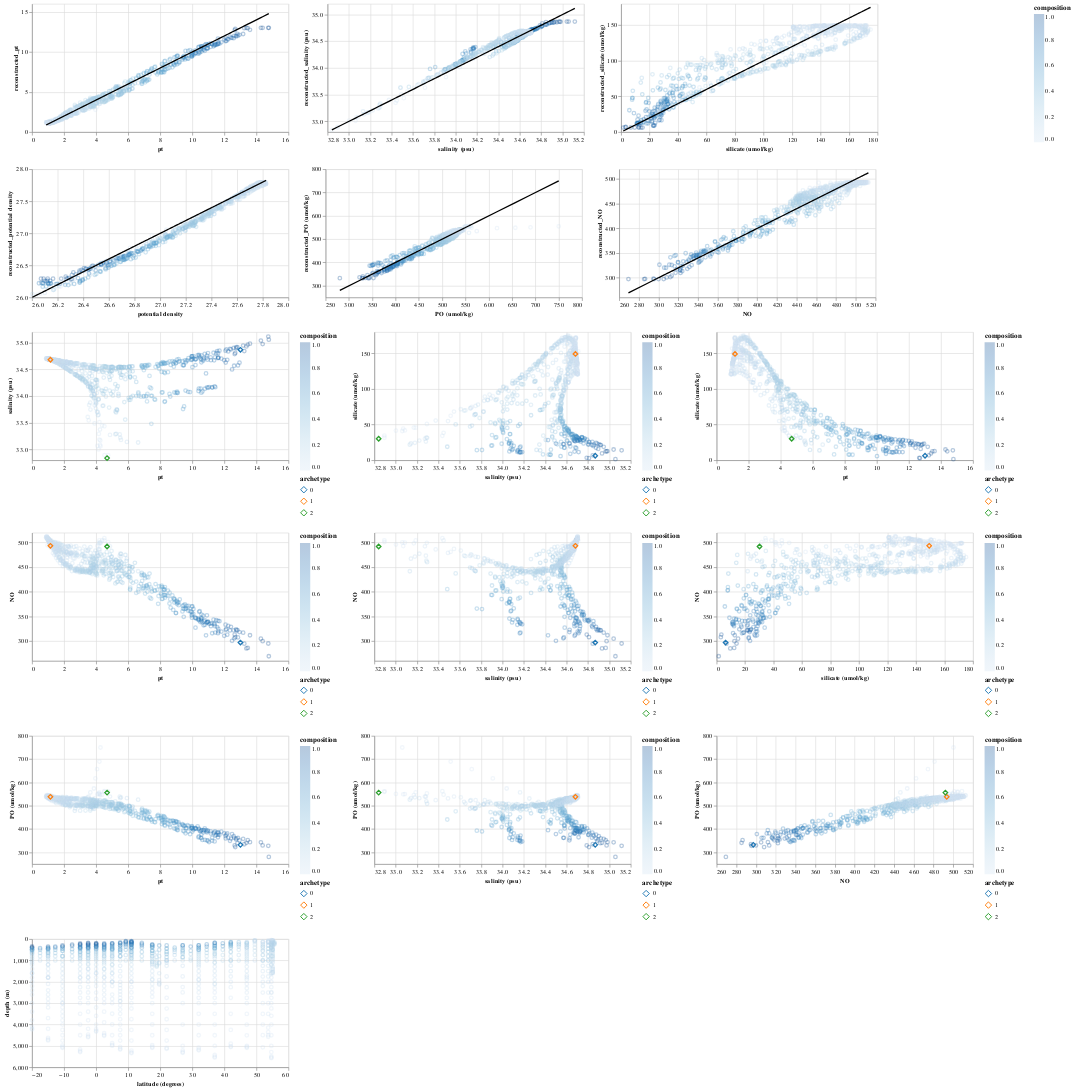

The notebook cell saved with this chart:
### Markdown cell above
View altair interactive visualizations

### Code cell
import altair as alt

OBS_DF = archetype_composition_df #data frame for observations
ARCHETYPES_DF = archetypes_df #data frame for archetypes
CHART_WIDTH=400
CHART_HEIGHT=200
FONTSIZE=10


#convenience functions to turn off default altair behaviour of including
# zero in the axis even if no points are at 0
def nozero_xaxis(field_name):
  return alt.X(field_name, scale=alt.Scale(zero=False))

def nozero_yaxis(field_name, domain=None):
  if (domain is None):
    return alt.Y(field_name, scale=alt.Scale(zero=False))
  else:
    return alt.Y(field_name, scale=alt.Scale(zero=False, domain=domain))

interval_selection = alt.selection_interval()
archetypes_dropdown = alt.binding_select(options=[getarchetypename(i) for i in range(NUM_ENDMEMBERS)])
archetype_select = alt.selection_single(
    fields=['archetype'], bind=archetypes_dropdown, name="Archetype", init={'archetype':getarchetypename(0)})

composed_selection = interval_selection & archetype_select

#define the color property that will be shared for the scatterplots/legend
color = alt.condition(interval_selection, 'composition', alt.value('lightgray'))
#color = alt.condition(COMPOSED_SELECTION, 'squared_errors', alt.value('lightgray'))

tooltip_columns = (
    ['latitude (degrees)', 'longitude (degrees)', 'depth (m)']
   +[getarchetypename(i) for i in range(NUM_ENDMEMBERS)]
   +[prefix+x for x in COLUMNS_TO_COMPARE for prefix in ['', 'reconstructed_']])

#base chart for displaying the observed points

obs_basechart = alt.Chart(OBS_DF).mark_point(opacity=0.3).encode(
  color=color,
  tooltip=tooltip_columns
).properties(width=CHART_WIDTH,
             height=CHART_HEIGHT
).add_selection(interval_selection).add_selection(archetype_select).transform_filter(archetype_select)

#base chart for displaying the archetypes
archetype_basechart = alt.Chart(ARCHETYPES_DF).mark_point(opacity=1, shape='diamond', size=50).encode(
    color=alt.Color("archetype", scale=alt.Scale(scheme="category10")) ).properties(
        width=CHART_WIDTH, height=CHART_HEIGHT)

def create_scatter_obsonly(xaxis, yaxis):
  diagonal_df = pandas.DataFrame({xaxis: OBS_DF[xaxis], yaxis: OBS_DF[xaxis]})
  return (obs_basechart.encode(nozero_xaxis(xaxis), nozero_yaxis(yaxis))
          + alt.Chart(diagonal_df).mark_line().encode(x=xaxis, y=yaxis, color=alt.value('black') )
          )

def create_scatter(xaxis, yaxis):
  return obs_basechart.encode(nozero_xaxis(xaxis), nozero_yaxis(yaxis)) + archetype_basechart.encode(nozero_xaxis(xaxis), nozero_yaxis(yaxis))
  #return archetype_basechart.encode(nozero_xaxis(xaxis), nozero_yaxis(yaxis))


#compose the whole layout
alt.vconcat(

(create_scatter_obsonly('pt', 'reconstructed_pt')
| create_scatter_obsonly('salinity (psu)', 'reconstructed_salinity (psu)')
| create_scatter_obsonly('silicate (umol/kg)', 'reconstructed_silicate (umol/kg)')),

(create_scatter_obsonly('potential density', 'reconstructed_potential density')
| create_scatter_obsonly('PO (umol/kg)', 'reconstructed_PO (umol/kg)')
| create_scatter_obsonly('NO', 'reconstructed_NO')),

(create_scatter('pt','salinity (psu)')
| create_scatter('salinity (psu)', 'silicate (umol/kg)')
| create_scatter('pt','silicate (umol/kg)')),

(create_scatter('pt','NO')
| create_scatter('salinity (psu)', 'NO')
| create_scatter('silicate (umol/kg)','NO')),
 
(create_scatter('pt','PO (umol/kg)')
| create_scatter('salinity (psu)', 'PO (umol/kg)')
| create_scatter('NO', 'PO (umol/kg)')),

(obs_basechart.encode(nozero_xaxis('latitude (degrees)'),
             nozero_yaxis('depth (m)', domain=(6000, 0))))

).configure_axis(labelFontSize=FONTSIZE,
                 titleFontSize=FONTSIZE)#.properties(padding=0, spacing=0)
# the padding/spacing doesn't propagate to subcharts propertly

### Figure 1 — Vega-Lite specification as saved in the notebook (floating-point values rounded to 4 significant figures; data arrays with more than 128 entries replaced by an {"elided": "..."} marker saying what was removed)
{"config": {"view": {"continuousWidth": 400, "continuousHeight": 300}, "axis": {"labelFontSize": 10, "titleFontSize": 10}}, "vconcat": [{"hconcat": [{"layer": [{"data": {"name": "data-bd5f646c1d8e5a536b82acfd8597ee26"}, "mark": {"type": "point", "opacity": 0.3}, "encoding": {"color": {"condition": {"type": "quantitative", "field": "composition", "selection": "selector001"}, "value": "lightgray"}, "tooltip": [{"type": "quantitative", "field": "latitude (degrees)"}, {"type": "quantitative", "field": "longitude (degrees)"}, {"type": "quantitative", "field": "depth (m)"}, {"type": "quantitative", "field": "0"}, {"type": "quantitative", "field": "1"}, {"type": "quantitative", "field": "2"}, {"type": "quantitative", "field": "pt"}, {"type": "quantitative", "field": "reconstructed_pt"}, {"type": "quantitative", "field": "salinity (psu)"}, {"type": "quantitative", "field": "reconstructed_salinity (psu)"}, {"type": "quantitative", "field": "silicate (umol/kg)"}, {"type": "quantitative", "field": "reconstructed_silicate (umol/kg)"}, {"type": "quantitative", "field": "potential density"}, {"type": "quantitative", "field": "reconstructed_potential density"}, {"type": "quantitative", "field": "PO (umol/kg)"}, {"type": "quantitative", "field": "reconstructed_PO (umol/kg)"}, {"type": "quantitative", "field": "NO"}, {"type": "quantitative", "field": "reconstructed_NO"}], "x": {"type": "quantitative", "field": "pt", "scale": {"zero": false}}, "y": {"type": "quantitative", "field": "reconstructed_pt", "scale": {"zero": false}}}, "height": 200, "selection": {"selector001": {"type": "interval"}, "Archetype": {"type": "single", "fields": ["archetype"], "bind": {"input": "select", "options": ["0", "1", "2"]}, "init": {"archetype": "0"}}}, "transform": [{"filter": {"selection": "Archetype"}}], "width": 400}, {"data": {"name": "data-7d87a7d7a2aa47c2719a16041e0f2aea"}, "mark": "line", "encoding": {"color": {"value": "black"}, "x": {"type": "quantitative", "field": "pt"}, "y": {"type": "quantitative", "field": "reconstructed_pt"}}}]}, {"layer": [{"data": {"name": "data-bd5f646c1d8e5a536b82acfd8597ee26"}, "mark": {"type": "point", "opacity": 0.3}, "encoding": {"color": {"condition": {"type": "quantitative", "field": "composition", "selection": "selector001"}, "value": "lightgray"}, "tooltip": [{"type": "quantitative", "field": "latitude (degrees)"}, {"type": "quantitative", "field": "longitude (degrees)"}, {"type": "quantitative", "field": "depth (m)"}, {"type": "quantitative", "field": "0"}, {"type": "quantitative", "field": "1"}, {"type": "quantitative", "field": "2"}, {"type": "quantitative", "field": "pt"}, {"type": "quantitative", "field": "reconstructed_pt"}, {"type": "quantitative", "field": "salinity (psu)"}, {"type": "quantitative", "field": "reconstructed_salinity (psu)"}, {"type": "quantitative", "field": "silicate (umol/kg)"}, {"type": "quantitative", "field": "reconstructed_silicate (umol/kg)"}, {"type": "quantitative", "field": "potential density"}, {"type": "quantitative", "field": "reconstructed_potential density"}, {"type": "quantitative", "field": "PO (umol/kg)"}, {"type": "quantitative", "field": "reconstructed_PO (umol/kg)"}, {"type": "quantitative", "field": "NO"}, {"type": "quantitative", "field": "reconstructed_NO"}], "x": {"type": "quantitative", "field": "salinity (psu)", "scale": {"zero": false}}, "y": {"type": "quantitative", "field": "reconstructed_salinity (psu)", "scale": {"zero": false}}}, "height": 200, "selection": {"selector001": {"type": "interval"}, "Archetype": {"type": "single", "fields": ["archetype"], "bind": {"input": "select", "options": ["0", "1", "2"]}, "init": {"archetype": "0"}}}, "transform": [{"filter": {"selection": "Archetype"}}], "width": 400}, {"data": {"name": "data-9c109aa3e29bc89d83da4fa13eda0b25"}, "mark": "line", "encoding": {"color": {"value": "black"}, "x": {"type": "quantitative", "field": "salinity (psu)"}, "y": {"type": "quantitative", "field": "reconstructed_salinity (psu)"}}}]}, {"layer": [{"data": {"name": "data-bd5f646c1d8e5a536b82acfd8597ee26"}, "mark": {"type": "point", "opacity": 0.3}, "encoding": {"color": {"condition": {"type": "quantitative", "field": "composition", "selection": "selector001"}, "value": "lightgray"}, "tooltip": [{"type": "quantitative", "field": "latitude (degrees)"}, {"type": "quantitative", "field": "longitude (degrees)"}, {"type": "quantitative", "field": "depth (m)"}, {"type": "quantitative", "field": "0"}, {"type": "quantitative", "field": "1"}, {"type": "quantitative", "field": "2"}, {"type": "quantitative", "field": "pt"}, {"type": "quantitative", "field": "reconstructed_pt"}, {"type": "quantitative", "field": "salinity (psu)"}, {"type": "quantitative", "field": "reconstructed_salinity (psu)"}, {"type": "quantitative", "field": "silicate (umol/kg)"}, {"type": "quantitative", "field": "reconstructed_silicate (umol/kg)"}, {"type": "quantitative", "field": "potential density"}, {"type": "quantitative", "field": "reconstructed_potential density"}, {"type": "quantitative", "field": "PO (umol/kg)"}, {"type": "quantitative", "field": "reconstructed_PO (umol/kg)"}, {"type": "quantitative", "field": "NO"}, {"type": "quantitative", "field": "reconstructed_NO"}], "x": {"type": "quantitative", "field": "silicate (umol/kg)", "scale": {"zero": false}}, "y": {"type": "quantitative", "field": "reconstructed_silicate (umol/kg)", "scale": {"zero": false}}}, "height": 200, "selection": {"selector001": {"type": "interval"}, "Archetype": {"type": "single", "fields": ["archetype"], "bind": {"input": "select", "options": ["0", "1", "2"]}, "init": {"archetype": "0"}}}, "transform": [{"filter": {"selection": "Archetype"}}], "width": 400}, {"data": {"name": "data-d0f58f9d6c392aa1f3abcd9e346d8bd9"}, "mark": "line", "encoding": {"color": {"value": "black"}, "x": {"type": "quantitative", "field": "silicate (umol/kg)"}, "y": {"type": "quantitative", "field": "reconstructed_silicate (umol/kg)"}}}]}]}, {"hconcat": [{"layer": [{"data": {"name": "data-bd5f646c1d8e5a536b82acfd8597ee26"}, "mark": {"type": "point", "opacity": 0.3}, "encoding": {"color": {"condition": {"type": "quantitative", "field": "composition", "selection": "selector001"}, "value": "lightgray"}, "tooltip": [{"type": "quantitative", "field": "latitude (degrees)"}, {"type": "quantitative", "field": "longitude (degrees)"}, {"type": "quantitative", "field": "depth (m)"}, {"type": "quantitative", "field": "0"}, {"type": "quantitative", "field": "1"}, {"type": "quantitative", "field": "2"}, {"type": "quantitative", "field": "pt"}, {"type": "quantitative", "field": "reconstructed_pt"}, {"type": "quantitative", "field": "salinity (psu)"}, {"type": "quantitative", "field": "reconstructed_salinity (psu)"}, {"type": "quantitative", "field": "silicate (umol/kg)"}, {"type": "quantitative", "field": "reconstructed_silicate (umol/kg)"}, {"type": "quantitative", "field": "potential density"}, {"type": "quantitative", "field": "reconstructed_potential density"}, {"type": "quantitative", "field": "PO (umol/kg)"}, {"type": "quantitative", "field": "reconstructed_PO (umol/kg)"}, {"type": "quantitative", "field": "NO"}, {"type": "quantitative", "field": "reconstructed_NO"}], "x": {"type": "quantitative", "field": "potential density", "scale": {"zero": false}}, "y": {"type": "quantitative", "field": "reconstructed_potential density", "scale": {"zero": false}}}, "height": 200, "selection": {"selector001": {"type": "interval"}, "Archetype": {"type": "single", "fields": ["archetype"], "bind": {"input": "select", "options": ["0", "1", "2"]}, "init": {"archetype": "0"}}}, "transform": [{"filter": {"selection": "Archetype"}}], "width": 400}, {"data": {"name": "data-1770e2f859acfd45673c683b2dbb5be5"}, "mark": "line", "encoding": {"color": {"value": "black"}, "x": {"type": "quantitative", "field": "potential density"}, "y": {"type": "quantitative", "field": "reconstructed_potential density"}}}]}, {"layer": [{"data": {"name": "data-bd5f646c1d8e5a536b82acfd8597ee26"}, "mark": {"type": "point", "opacity": 0.3}, "encoding": {"color": {"condition": {"type": "quantitative", "field": "composition", "selection": "selector001"}, "value": "lightgray"}, "tooltip": [{"type": "quantitative", "field": "latitude (degrees)"}, {"type": "quantitative", "field": "longitude (degrees)"}, {"type": "quantitative", "field": "depth (m)"}, {"type": "quantitative", "field": "0"}, {"type": "quantitative", "field": "1"}, {"type": "quantitative", "field": "2"}, {"type": "quantitative", "field": "pt"}, {"type": "quantitative", "field": "reconstructed_pt"}, {"type": "quantitative", "field": "salinity (psu)"}, {"type": "quantitative", "field": "reconstructed_salinity (psu)"}, {"type": "quantitative", "field": "silicate (umol/kg)"}, {"type": "quantitative", "field": "reconstructed_silicate (umol/kg)"}, {"type": "quantitative", "field": "potential density"}, {"type": "quantitative", "field": "reconstructed_potential density"}, {"type": "quantitative", "field": "PO (umol/kg)"}, {"type": "quantitative", "field": "reconstructed_PO (umol/kg)"}, {"type": "quantitative", "field": "NO"}, {"type": "quantitative", "field": "reconstructed_NO"}], "x": {"type": "quantitative", "field": "PO (umol/kg)", "scale": {"zero": false}}, "y": {"type": "quantitative", "field": "reconstructed_PO (umol/kg)", "scale": {"zero": false}}}, "height": 200, "selection": {"selector001": {"type": "interval"}, "Archetype": {"type": "single", "fields": ["archetype"], "bind": {"input": "select", "options": ["0", "1", "2"]}, "init": {"archetype": "0"}}}, "transform": [{"filter": {"selection": "Archetype"}}], "width": 400}, {"data": {"name": "data-a9305725ac3df3ae90939211b33cb571"}, "mark": "line", "encoding": {"color": {"value": "black"}, "x": {"type": "quantitative", "field": "PO (umol/kg)"}, "y": {"type": "quantitative", "field": "reconstructed_PO (umol/kg)"}}}]}, {"layer": [{"data": {"name": "data-bd5f646c1d8e5a536b82acfd8597ee26"}, "mark": {"type": "point", "opacity": 0.3}, "encoding": {"color": {"condition": {"type": "quantitative", "field": "composition", "selection": "selector001"}, "value": "lightgray"}, "tooltip": [{"type": "quantitative", "field": "latitude (degrees)"}, {"type": "quantitative", "field": "longitude (degrees)"}, {"type": "quantitative", "field": "depth (m)"}, {"type": "quantitative", "field": "0"}, {"type": "quantitative", "field": "1"}, {"type": "quantitative", "field": "2"}, {"type": "quantitative", "field": "pt"}, {"type": "quantitative", "field": "reconstructed_pt"}, {"type": "quantitative", "field": "salinity (psu)"}, {"type": "quantitative", "field": "reconstructed_salinity (psu)"}, {"type": "quantitative", "field": "silicate (umol/kg)"}, {"type": "quantitative", "field": "reconstructed_silicate (umol/kg)"}, {"type": "quantitative", "field": "potential density"}, {"type": "quantitative", "field": "reconstructed_potential density"}, {"type": "quantitative", "field": "PO (umol/kg)"}, {"type": "quantitative", "field": "reconstructed_PO (umol/kg)"}, {"type": "quantitative", "field": "NO"}, {"type": "quantitative", "field": "reconstructed_NO"}], "x": {"type": "quantitative", "field": "NO", "scale": {"zero": false}}, "y": {"type": "quantitative", "field": "reconstructed_NO", "scale": {"zero": false}}}, "height": 200, "selection": {"selector001": {"type": "interval"}, "Archetype": {"type": "single", "fields": ["archetype"], "bind": {"input": "select", "options": ["0", "1", "2"]}, "init": {"archetype": "0"}}}, "transform": [{"filter": {"selection": "Archetype"}}], "width": 400}, {"data": {"name": "data-f32acb5b3ce34acfda7b932c178d8f79"}, "mark": "line", "encoding": {"color": {"value": "black"}, "x": {"type": "quantitative", "field": "NO"}, "y": {"type": "quantitative", "field": "reconstructed_NO"}}}]}]}, {"hconcat": [{"layer": [{"data": {"name": "data-bd5f646c1d8e5a536b82acfd8597ee26"}, "mark": {"type": "point", "opacity": 0.3}, "encoding": {"color": {"condition": {"type": "quantitative", "field": "composition", "selection": "selector001"}, "value": "lightgray"}, "tooltip": [{"type": "quantitative", "field": "latitude (degrees)"}, {"type": "quantitative", "field": "longitude (degrees)"}, {"type": "quantitative", "field": "depth (m)"}, {"type": "quantitative", "field": "0"}, {"type": "quantitative", "field": "1"}, {"type": "quantitative", "field": "2"}, {"type": "quantitative", "field": "pt"}, {"type": "quantitative", "field": "reconstructed_pt"}, {"type": "quantitative", "field": "salinity (psu)"}, {"type": "quantitative", "field": "reconstructed_salinity (psu)"}, {"type": "quantitative", "field": "silicate (umol/kg)"}, {"type": "quantitative", "field": "reconstructed_silicate (umol/kg)"}, {"type": "quantitative", "field": "potential density"}, {"type": "quantitative", "field": "reconstructed_potential density"}, {"type": "quantitative", "field": "PO (umol/kg)"}, {"type": "quantitative", "field": "reconstructed_PO (umol/kg)"}, {"type": "quantitative", "field": "NO"}, {"type": "quantitative", "field": "reconstructed_NO"}], "x": {"type": "quantitative", "field": "pt", "scale": {"zero": false}}, "y": {"type": "quantitative", "field": "salinity (psu)", "scale": {"zero": false}}}, "height": 200, "selection": {"selector001": {"type": "interval"}, "Archetype": {"type": "single", "fields": ["archetype"], "bind": {"input": "select", "options": ["0", "1", "2"]}, "init": {"archetype": "0"}}}, "transform": [{"filter": {"selection": "Archetype"}}], "width": 400}, {"data": {"name": "data-3d656ee7428d797cce2b40ba0263b521"}, "mark": {"type": "point", "opacity": 1, "shape": "diamond", "size": 50}, "encoding": {"color": {"type": "nominal", "field": "archetype", "scale": {"scheme": "category10"}}, "x": {"type": "quantitative", "field": "pt", "scale": {"zero": false}}, "y": {"type": "quantitative", "field": "salinity (psu)", "scale": {"zero": false}}}, "height": 200, "width": 400}]}, {"layer": [{"data": {"name": "data-bd5f646c1d8e5a536b82acfd8597ee26"}, "mark": {"type": "point", "opacity": 0.3}, "encoding": {"color": {"condition": {"type": "quantitative", "field": "composition", "selection": "selector001"}, "value": "lightgray"}, "tooltip": [{"type": "quantitative", "field": "latitude (degrees)"}, {"type": "quantitative", "field": "longitude (degrees)"}, {"type": "quantitative", "field": "depth (m)"}, {"type": "quantitative", "field": "0"}, {"type": "quantitative", "field": "1"}, {"type": "quantitative", "field": "2"}, {"type": "quantitative", "field": "pt"}, {"type": "quantitative", "field": "reconstructed_pt"}, {"type": "quantitative", "field": "salinity (psu)"}, {"type": "quantitative", "field": "reconstructed_salinity (psu)"}, {"type": "quantitative", "field": "silicate (umol/kg)"}, {"type": "quantitative", "field": "reconstructed_silicate (umol/kg)"}, {"type": "quantitative", "field": "potential density"}, {"type": "quantitative", "field": "reconstructed_potential density"}, {"type": "quantitative", "field": "PO (umol/kg)"}, {"type": "quantitative", "field": "reconstructed_PO (umol/kg)"}, {"type": "quantitative", "field": "NO"}, {"type": "quantitative", "field": "reconstructed_NO"}], "x": {"type": "quantitative", "field": "salinity (psu)", "scale": {"zero": false}}, "y": {"type": "quantitative", "field": "silicate (umol/kg)", "scale": {"zero": false}}}, "height": 200, "selection": {"selector001": {"type": "interval"}, "Archetype": {"type": "single", "fields": ["archetype"], "bind": {"input": "select", "options": ["0", "1", "2"]}, "init": {"archetype": "0"}}}, "transform": [{"filter": {"selection": "Archetype"}}], "width": 400}, {"data": {"name": "data-3d656ee7428d797cce2b40ba0263b521"}, "mark": {"type": "point", "opacity": 1, "shape": "diamond", "size": 50}, "encoding": {"color": {"type": "nominal", "field": "archetype", "scale": {"scheme": "category10"}}, "x": {"type": "quantitative", "field": "salinity (psu)", "scale": {"zero": false}}, "y": {"type": "quantitative", "field": "silicate (umol/kg)", "scale": {"zero": false}}}, "height": 200, "width": 400}]}, {"layer": [{"data": {"name": "data-bd5f646c1d8e5a536b82acfd8597ee26"}, "mark": {"type": "point", "opacity": 0.3}, "encoding": {"color": {"condition": {"type": "quantitative", "field": "composition", "selection": "selector001"}, "value": "lightgray"}, "tooltip": [{"type": "quantitative", "field": "latitude (degrees)"}, {"type": "quantitative", "field": "longitude (degrees)"}, {"type": "quantitative", "field": "depth (m)"}, {"type": "quantitative", "field": "0"}, {"type": "quantitative", "field": "1"}, {"type": "quantitative", "field": "2"}, {"type": "quantitative", "field": "pt"}, {"type": "quantitative", "field": "reconstructed_pt"}, {"type": "quantitative", "field": "salinity (psu)"}, {"type": "quantitative", "field": "reconstructed_salinity (psu)"}, {"type": "quantitative", "field": "silicate (umol/kg)"}, {"type": "quantitative", "field": "reconstructed_silicate (umol/kg)"}, {"type": "quantitative", "field": "potential density"}, {"type": "quantitative", "field": "reconstructed_potential density"}, {"type": "quantitative", "field": "PO (umol/kg)"}, {"type": "quantitative", "field": "reconstructed_PO (umol/kg)"}, {"type": "quantitative", "field": "NO"}, {"type": "quantitative", "field": "reconstructed_NO"}], "x": {"type": "quantitative", "field": "pt", "scale": {"zero": false}}, "y": {"type": "quantitative", "field": "silicate (umol/kg)", "scale": {"zero": false}}}, "height": 200, "selection": {"selector001": {"type": "interval"}, "Archetype": {"type": "single", "fields": ["archetype"], "bind": {"input": "select", "options": ["0", "1", "2"]}, "init": {"archetype": "0"}}}, "transform": [{"filter": {"selection": "Archetype"}}], "width": 400}, {"data": {"name": "data-3d656ee7428d797cce2b40ba0263b521"}, "mark": {"type": "point", "opacity": 1, "shape": "diamond", "size": 50}, "encoding": {"color": {"type": "nominal", "field": "archetype", "scale": {"scheme": "category10"}}, "x": {"type": "quantitative", "field": "pt", "scale": {"zero": false}}, "y": {"type": "quantitative", "field": "silicate (umol/kg)", "scale": {"zero": false}}}, "height": 200, "width": 400}]}]}, {"hconcat": [{"layer": [{"data": {"name": "data-bd5f646c1d8e5a536b82acfd8597ee26"}, "mark": {"type": "point", "opacity": 0.3}, "encoding": {"color": {"condition": {"type": "quantitative", "field": "composition", "selection": "selector001"}, "value": "lightgray"}, "tooltip": [{"type": "quantitative", "field": "latitude (degrees)"}, {"type": "quantitative", "field": "longitude (degrees)"}, {"type": "quantitative", "field": "depth (m)"}, {"type": "quantitative", "field": "0"}, {"type": "quantitative", "field": "1"}, {"type": "quantitative", "field": "2"}, {"type": "quantitative", "field": "pt"}, {"type": "quantitative", "field": "reconstructed_pt"}, {"type": "quantitative", "field": "salinity (psu)"}, {"type": "quantitative", "field": "reconstructed_salinity (psu)"}, {"type": "quantitative", "field": "silicate (umol/kg)"}, {"type": "quantitative", "field": "reconstructed_silicate (umol/kg)"}, {"type": "quantitative", "field": "potential density"}, {"type": "quantitative", "field": "reconstructed_potential density"}, {"type": "quantitative", "field": "PO (umol/kg)"}, {"type": "quantitative", "field": "reconstructed_PO (umol/kg)"}, {"type": "quantitative", "field": "NO"}, {"type": "quantitative", "field": "reconstructed_NO"}], "x": {"type": "quantitative", "field": "pt", "scale": {"zero": false}}, "y": {"type": "quantitative", "field": "NO", "scale": {"zero": false}}}, "height": 200, "selection": {"selector001": {"type": "interval"}, "Archetype": {"type": "single", "fields": ["archetype"], "bind": {"input": "select", "options": ["0", "1", "2"]}, "init": {"archetype": "0"}}}, "transform": [{"filter": {"selection": "Archetype"}}], "width": 400}, {"data": {"name": "data-3d656ee7428d797cce2b40ba0263b521"}, "mark": {"type": "point", "opacity": 1, "shape": "diamond", "size": 50}, "encoding": {"color": {"type": "nominal", "field": "archetype", "scale": {"scheme": "category10"}}, "x": {"type": "quantitative", "field": "pt", "scale": {"zero": false}}, "y": {"type": "quantitative", "field": "NO", "scale": {"zero": false}}}, "height": 200, "width": 400}]}, {"layer": [{"data": {"name": "data-bd5f646c1d8e5a536b82acfd8597ee26"}, "mark": {"type": "point", "opacity": 0.3}, "encoding": {"color": {"condition": {"type": "quantitative", "field": "composition", "selection": "selector001"}, "value": "lightgray"}, "tooltip": [{"type": "quantitative", "field": "latitude (degrees)"}, {"type": "quantitative", "field": "longitude (degrees)"}, {"type": "quantitative", "field": "depth (m)"}, {"type": "quantitative", "field": "0"}, {"type": "quantitative", "field": "1"}, {"type": "quantitative", "field": "2"}, {"type": "quantitative", "field": "pt"}, {"type": "quantitative", "field": "reconstructed_pt"}, {"type": "quantitative", "field": "salinity (psu)"}, {"type": "quantitative", "field": "reconstructed_salinity (psu)"}, {"type": "quantitative", "field": "silicate (umol/kg)"}, {"type": "quantitative", "field": "reconstructed_silicate (umol/kg)"}, {"type": "quantitative", "field": "potential density"}, {"type": "quantitative", "field": "reconstructed_potential density"}, {"type": "quantitative", "field": "PO (umol/kg)"}, {"type": "quantitative", "field": "reconstructed_PO (umol/kg)"}, {"type": "quantitative", "field": "NO"}, {"type": "quantitative", "field": "reconstructed_NO"}], "x": {"type": "quantitative", "field": "salinity (psu)", "scale": {"zero": false}}, "y": {"type": "quantitative", "field": "NO", "scale": {"zero": false}}}, "height": 200, "selection": {"selector001": {"type": "interval"}, "Archetype": {"type": "single", "fields": ["archetype"], "bind": {"input": "select", "options": ["0", "1", "2"]}, "init": {"archetype": "0"}}}, "transform": [{"filter": {"selection": "Archetype"}}], "width": 400}, {"data": {"name": "data-3d656ee7428d797cce2b40ba0263b521"}, "mark": {"type": "point", "opacity": 1, "shape": "diamond", "size": 50}, "encoding": {"color": {"type": "nominal", "field": "archetype", "scale": {"scheme": "category10"}}, "x": {"type": "quantitative", "field": "salinity (psu)", "scale": {"zero": false}}, "y": {"type": "quantitative", "field": "NO", "scale": {"zero": false}}}, "height": 200, "width": 400}]}, {"layer": [{"data": {"name": "data-bd5f646c1d8e5a536b82acfd8597ee26"}, "mark": {"type": "point", "opacity": 0.3}, "encoding": {"color": {"condition": {"type": "quantitative", "field": "composition", "selection": "selector001"}, "value": "lightgray"}, "tooltip": [{"type": "quantitative", "field": "latitude (degrees)"}, {"type": "quantitative", "field": "longitude (degrees)"}, {"type": "quantitative", "field": "depth (m)"}, {"type": "quantitative", "field": "0"}, {"type": "quantitative", "field": "1"}, {"type": "quantitative", "field": "2"}, {"type": "quantitative", "field": "pt"}, {"type": "quantitative", "field": "reconstructed_pt"}, {"type": "quantitative", "field": "salinity (psu)"}, {"type": "quantitative", "field": "reconstructed_salinity (psu)"}, {"type": "quantitative", "field": "silicate (umol/kg)"}, {"type": "quantitative", "field": "reconstructed_silicate (umol/kg)"}, {"type": "quantitative", "field": "potential density"}, {"type": "quantitative", "field": "reconstructed_potential density"}, {"type": "quantitative", "field": "PO (umol/kg)"}, {"type": "quantitative", "field": "reconstructed_PO (umol/kg)"}, {"type": "quantitative", "field": "NO"}, {"type": "quantitative", "field": "reconstructed_NO"}], "x": {"type": "quantitative", "field": "silicate (umol/kg)", "scale": {"zero": false}}, "y": {"type": "quantitative", "field": "NO", "scale": {"zero": false}}}, "height": 200, "selection": {"selector001": {"type": "interval"}, "Archetype": {"type": "single", "fields": ["archetype"], "bind": {"input": "select", "options": ["0", "1", "2"]}, "init": {"archetype": "0"}}}, "transform": [{"filter": {"selection": "Archetype"}}], "width": 400}, {"data": {"name": "data-3d656ee7428d797cce2b40ba0263b521"}, "mark": {"type": "point", "opacity": 1, "shape": "diamond", "size": 50}, "encoding": {"color": {"type": "nominal", "field": "archetype", "scale": {"scheme": "category10"}}, "x": {"type": "quantitative", "field": "silicate (umol/kg)", "scale": {"zero": false}}, "y": {"type": "quantitative", "field": "NO", "scale": {"zero": false}}}, "height": 200, "width": 400}]}]}, {"hconcat": [{"layer": [{"data": {"name": "data-bd5f646c1d8e5a536b82acfd8597ee26"}, "mark": {"type": "point", "opacity": 0.3}, "encoding": {"color": {"condition": {"type": "quantitative", "field": "composition", "selection": "selector001"}, "value": "lightgray"}, "tooltip": [{"type": "quantitative", "field": "latitude (degrees)"}, {"type": "quantitative", "field": "longitude (degrees)"}, {"type": "quantitative", "field": "depth (m)"}, {"type": "quantitative", "field": "0"}, {"type": "quantitative", "field": "1"}, {"type": "quantitative", "field": "2"}, {"type": "quantitative", "field": "pt"}, {"type": "quantitative", "field": "reconstructed_pt"}, {"type": "quantitative", "field": "salinity (psu)"}, {"type": "quantitative", "field": "reconstructed_salinity (psu)"}, {"type": "quantitative", "field": "silicate (umol/kg)"}, {"type": "quantitative", "field": "reconstructed_silicate (umol/kg)"}, {"type": "quantitative", "field": "potential density"}, {"type": "quantitative", "field": "reconstructed_potential density"}, {"type": "quantitative", "field": "PO (umol/kg)"}, {"type": "quantitative", "field": "reconstructed_PO (umol/kg)"}, {"type": "quantitative", "field": "NO"}, {"type": "quantitative", "field": "reconstructed_NO"}], "x": {"type": "quantitative", "field": "pt", "scale": {"zero": false}}, "y": {"type": "quantitative", "field": "PO (umol/kg)", "scale": {"zero": false}}}, "height": 200, "selection": {"selector001": {"type": "interval"}, "Archetype": {"type": "single", "fields": ["archetype"], "bind": {"input": "select", "options": ["0", "1", "2"]}, "init": {"archetype": "0"}}}, "transform": [{"filter": {"selection": "Archetype"}}], "width": 400}, {"data": {"name": "data-3d656ee7428d797cce2b40ba0263b521"}, "mark": {"type": "point", "opacity": 1, "shape": "diamond", "size": 50}, "encoding": {"color": {"type": "nominal", "field": "archetype", "scale": {"scheme": "category10"}}, "x": {"type": "quantitative", "field": "pt", "scale": {"zero": false}}, "y": {"type": "quantitative", "field": "PO (umol/kg)", "scale": {"zero": false}}}, "height": 200, "width": 400}]}, {"layer": [{"data": {"name": "data-bd5f646c1d8e5a536b82acfd8597ee26"}, "mark": {"type": "point", "opacity": 0.3}, "encoding": {"color": {"condition": {"type": "quantitative", "field": "composition", "selection": "selector001"}, "value": "lightgray"}, "tooltip": [{"type": "quantitative", "field": "latitude (degrees)"}, {"type": "quantitative", "field": "longitude (degrees)"}, {"type": "quantitative", "field": "depth (m)"}, {"type": "quantitative", "field": "0"}, {"type": "quantitative", "field": "1"}, {"type": "quantitative", "field": "2"}, {"type": "quantitative", "field": "pt"}, {"type": "quantitative", "field": "reconstructed_pt"}, {"type": "quantitative", "field": "salinity (psu)"}, {"type": "quantitative", "field": "reconstructed_salinity (psu)"}, {"type": "quantitative", "field": "silicate (umol/kg)"}, {"type": "quantitative", "field": "reconstructed_silicate (umol/kg)"}, {"type": "quantitative", "field": "potential density"}, {"type": "quantitative", "field": "reconstructed_potential density"}, {"type": "quantitative", "field": "PO (umol/kg)"}, {"type": "quantitative", "field": "reconstructed_PO (umol/kg)"}, {"type": "quantitative", "field": "NO"}, {"type": "quantitative", "field": "reconstructed_NO"}], "x": {"type": "quantitative", "field": "salinity (psu)", "scale": {"zero": false}}, "y": {"type": "quantitative", "field": "PO (umol/kg)", "scale": {"zero": false}}}, "height": 200, "selection": {"selector001": {"type": "interval"}, "Archetype": {"type": "single", "fields": ["archetype"], "bind": {"input": "select", "options": ["0", "1", "2"]}, "init": {"archetype": "0"}}}, "transform": [{"filter": {"selection": "Archetype"}}], "width": 400}, {"data": {"name": "data-3d656ee7428d797cce2b40ba0263b521"}, "mark": {"type": "point", "opacity": 1, "shape": "diamond", "size": 50}, "encoding": {"color": {"type": "nominal", "field": "archetype", "scale": {"scheme": "category10"}}, "x": {"type": "quantitative", "field": "salinity (psu)", "scale": {"zero": false}}, "y": {"type": "quantitative", "field": "PO (umol/kg)", "scale": {"zero": false}}}, "height": 200, "width": 400}]}, {"layer": [{"data": {"name": "data-bd5f646c1d8e5a536b82acfd8597ee26"}, "mark": {"type": "point", "opacity": 0.3}, "encoding": {"color": {"condition": {"type": "quantitative", "field": "composition", "selection": "selector001"}, "value": "lightgray"}, "tooltip": [{"type": "quantitative", "field": "latitude (degrees)"}, {"type": "quantitative", "field": "longitude (degrees)"}, {"type": "quantitative", "field": "depth (m)"}, {"type": "quantitative", "field": "0"}, {"type": "quantitative", "field": "1"}, {"type": "quantitative", "field": "2"}, {"type": "quantitative", "field": "pt"}, {"type": "quantitative", "field": "reconstructed_pt"}, {"type": "quantitative", "field": "salinity (psu)"}, {"type": "quantitative", "field": "reconstructed_salinity (psu)"}, {"type": "quantitative", "field": "silicate (umol/kg)"}, {"type": "quantitative", "field": "reconstructed_silicate (umol/kg)"}, {"type": "quantitative", "field": "potential density"}, {"type": "quantitative", "field": "reconstructed_potential density"}, {"type": "quantitative", "field": "PO (umol/kg)"}, {"type": "quantitative", "field": "reconstructed_PO (umol/kg)"}, {"type": "quantitative", "field": "NO"}, {"type": "quantitative", "field": "reconstructed_NO"}], "x": {"type": "quantitative", "field": "NO", "scale": {"zero": false}}, "y": {"type": "quantitative", "field": "PO (umol/kg)", "scale": {"zero": false}}}, "height": 200, "selection": {"selector001": {"type": "interval"}, "Archetype": {"type": "single", "fields": ["archetype"], "bind": {"input": "select", "options": ["0", "1", "2"]}, "init": {"archetype": "0"}}}, "transform": [{"filter": {"selection": "Archetype"}}], "width": 400}, {"data": {"name": "data-3d656ee7428d797cce2b40ba0263b521"}, "mark": {"type": "point", "opacity": 1, "shape": "diamond", "size": 50}, "encoding": {"color": {"type": "nominal", "field": "archetype", "scale": {"scheme": "category10"}}, "x": {"type": "quantitative", "field": "NO", "scale": {"zero": false}}, "y": {"type": "quantitative", "field": "PO (umol/kg)", "scale": {"zero": false}}}, "height": 200, "width": 400}]}]}, {"data": {"name": "data-bd5f646c1d8e5a536b82acfd8597ee26"}, "mark": {"type": "point", "opacity": 0.3}, "encoding": {"color": {"condition": {"type": "quantitative", "field": "composition", "selection": "selector001"}, "value": "lightgray"}, "tooltip": [{"type": "quantitative", "field": "latitude (degrees)"}, {"type": "quantitative", "field": "longitude (degrees)"}, {"type": "quantitative", "field": "depth (m)"}, {"type": "quantitative", "field": "0"}, {"type": "quantitative", "field": "1"}, {"type": "quantitative", "field": "2"}, {"type": "quantitative", "field": "pt"}, {"type": "quantitative", "field": "reconstructed_pt"}, {"type": "quantitative", "field": "salinity (psu)"}, {"type": "quantitative", "field": "reconstructed_salinity (psu)"}, {"type": "quantitative", "field": "silicate (umol/kg)"}, {"type": "quantitative", "field": "reconstructed_silicate (umol/kg)"}, {"type": "quantitative", "field": "potential density"}, {"type": "quantitative", "field": "reconstructed_potential density"}, {"type": "quantitative", "field": "PO (umol/kg)"}, {"type": "quantitative", "field": "reconstructed_PO (umol/kg)"}, {"type": "quantitative", "field": "NO"}, {"type": "quantitative", "field": "reconstructed_NO"}], "x": {"type": "quantitative", "field": "latitude (degrees)", "scale": {"zero": false}}, "y": {"type": "quantitative", "field": "depth (m)", "scale": {"domain": [6000, 0], "zero": false}}}, "height": 200, "selection": {"selector001": {"type": "interval"}, "Archetype": {"type": "single", "fields": ["archetype"], "bind": {"input": "select", "options": ["0", "1", "2"]}, "init": {"archetype": "0"}}}, "transform": [{"filter": {"selection": "Archetype"}}], "width": 400}], "$schema": "https://vega.github.io/schema/vega-lite/v4.8.1.json", "datasets": {"data-bd5f646c1d8e5a536b82acfd8597ee26": {"elided": "2283 records"}, "data-7d87a7d7a2aa47c2719a16041e0f2aea": {"elided": "2283 records"}, "data-9c109aa3e29bc89d83da4fa13eda0b25": {"elided": "2283 records"}, "data-d0f58f9d6c392aa1f3abcd9e346d8bd9": {"elided": "2283 records"}, "data-1770e2f859acfd45673c683b2dbb5be5": {"elided": "2283 records"}, "data-a9305725ac3df3ae90939211b33cb571": {"elided": "2283 records"}, "data-f32acb5b3ce34acfda7b932c178d8f79": {"elided": "2283 records"}, "data-3d656ee7428d797cce2b40ba0263b521": [{"pt": 13.0, "salinity (psu)": 34.87, "silicate (umol/kg)": 6.293, "potential density": 26.29, "PO (umol/kg)": 332.4, "NO": 297.1, "archetype": "0"}, {"pt": 1.147, "salinity (psu)": 34.68, "silicate (umol/kg)": 149.2, "potential density": 27.8, "PO (umol/kg)": 538.5, "NO": 493.3, "archetype": "1"}, {"pt": 4.681, "salinity (psu)": 32.84, "silicate (umol/kg)": 30.11, "potential density": 26.0, "PO (umol/kg)": 556.7, "NO": 491.9, "archetype": "2"}]}}
